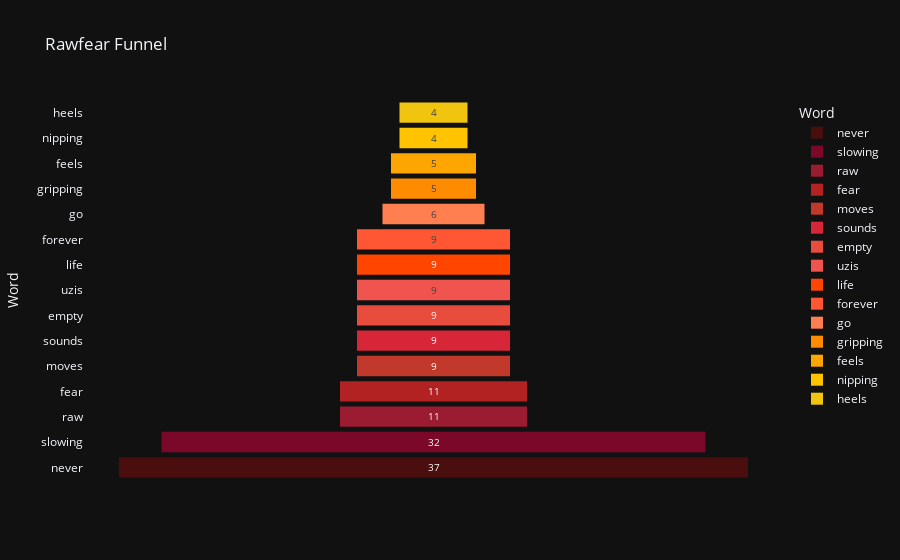

Notebook code cell kept with this figure:
### Markdown cell above
### Rawfear Funnel Chart

### Code cell
df_counts = pd.DataFrame(counts.most_common(15), columns=['Word', 'Count'])

fig = px.funnel(df_counts, x='Count', y='Word',
                title='Rawfear Funnel',
                color = 'Word',
                color_discrete_sequence=warm_colors)
fig.show()

### Figure 1 — Plotly figure (JSON) as saved in the notebook; plotly's stock layout.template omitted (floating-point values rounded to 4 significant figures)
{"data": [{"hovertemplate": "Word=%{y}<br>Count=%{x}<extra></extra>", "legendgroup": "never", "marker": {"color": "#4A0E0E"}, "name": "never", "orientation": "h", "showlegend": true, "x": [37], "xaxis": "x", "y": ["never"], "yaxis": "y", "type": "funnel"}, {"hovertemplate": "Word=%{y}<br>Count=%{x}<extra></extra>", "legendgroup": "slowing", "marker": {"color": "#7B0828"}, "name": "slowing", "orientation": "h", "showlegend": true, "x": [32], "xaxis": "x", "y": ["slowing"], "yaxis": "y", "type": "funnel"}, {"hovertemplate": "Word=%{y}<br>Count=%{x}<extra></extra>", "legendgroup": "raw", "marker": {"color": "#9B1B30"}, "name": "raw", "orientation": "h", "showlegend": true, "x": [11], "xaxis": "x", "y": ["raw"], "yaxis": "y", "type": "funnel"}, {"hovertemplate": "Word=%{y}<br>Count=%{x}<extra></extra>", "legendgroup": "fear", "marker": {"color": "#B22222"}, "name": "fear", "orientation": "h", "showlegend": true, "x": [11], "xaxis": "x", "y": ["fear"], "yaxis": "y", "type": "funnel"}, {"hovertemplate": "Word=%{y}<br>Count=%{x}<extra></extra>", "legendgroup": "moves", "marker": {"color": "#C0392B"}, "name": "moves", "orientation": "h", "showlegend": true, "x": [9], "xaxis": "x", "y": ["moves"], "yaxis": "y", "type": "funnel"}, {"hovertemplate": "Word=%{y}<br>Count=%{x}<extra></extra>", "legendgroup": "sounds", "marker": {"color": "#D72638"}, "name": "sounds", "orientation": "h", "showlegend": true, "x": [9], "xaxis": "x", "y": ["sounds"], "yaxis": "y", "type": "funnel"}, {"hovertemplate": "Word=%{y}<br>Count=%{x}<extra></extra>", "legendgroup": "empty", "marker": {"color": "#E74C3C"}, "name": "empty", "orientation": "h", "showlegend": true, "x": [9], "xaxis": "x", "y": ["empty"], "yaxis": "y", "type": "funnel"}, {"hovertemplate": "Word=%{y}<br>Count=%{x}<extra></extra>", "legendgroup": "uzis", "marker": {"color": "#F0544F"}, "name": "uzis", "orientation": "h", "showlegend": true, "x": [9], "xaxis": "x", "y": ["uzis"], "yaxis": "y", "type": "funnel"}, {"hovertemplate": "Word=%{y}<br>Count=%{x}<extra></extra>", "legendgroup": "life", "marker": {"color": "#FF4500"}, "name": "life", "orientation": "h", "showlegend": true, "x": [9], "xaxis": "x", "y": ["life"], "yaxis": "y", "type": "funnel"}, {"hovertemplate": "Word=%{y}<br>Count=%{x}<extra></extra>", "legendgroup": "forever", "marker": {"color": "#FF5733"}, "name": "forever", "orientation": "h", "showlegend": true, "x": [9], "xaxis": "x", "y": ["forever"], "yaxis": "y", "type": "funnel"}, {"hovertemplate": "Word=%{y}<br>Count=%{x}<extra></extra>", "legendgroup": "go", "marker": {"color": "#FF7F50"}, "name": "go", "orientation": "h", "showlegend": true, "x": [6], "xaxis": "x", "y": ["go"], "yaxis": "y", "type": "funnel"}, {"hovertemplate": "Word=%{y}<br>Count=%{x}<extra></extra>", "legendgroup": "gripping", "marker": {"color": "#FF8C00"}, "name": "gripping", "orientation": "h", "showlegend": true, "x": [5], "xaxis": "x", "y": ["gripping"], "yaxis": "y", "type": "funnel"}, {"hovertemplate": "Word=%{y}<br>Count=%{x}<extra></extra>", "legendgroup": "feels", "marker": {"color": "#FFA500"}, "name": "feels", "orientation": "h", "showlegend": true, "x": [5], "xaxis": "x", "y": ["feels"], "yaxis": "y", "type": "funnel"}, {"hovertemplate": "Word=%{y}<br>Count=%{x}<extra></extra>", "legendgroup": "nipping", "marker": {"color": "#FFC300"}, "name": "nipping", "orientation": "h", "showlegend": true, "x": [4], "xaxis": "x", "y": ["nipping"], "yaxis": "y", "type": "funnel"}, {"hovertemplate": "Word=%{y}<br>Count=%{x}<extra></extra>", "legendgroup": "heels", "marker": {"color": "#F1C40F"}, "name": "heels", "orientation": "h", "showlegend": true, "x": [4], "xaxis": "x", "y": ["heels"], "yaxis": "y", "type": "funnel"}], "layout": {"xaxis": {"anchor": "y", "domain": [0.0, 1.0], "title": {"text": "Count"}}, "yaxis": {"anchor": "x", "domain": [0.0, 1.0], "title": {"text": "Word"}, "categoryorder": "array", "categoryarray": ["heels", "nipping", "feels", "gripping", "go", "forever", "life", "uzis", "empty", "sounds", "moves", "fear", "raw", "slowing", "never"]}, "legend": {"title": {"text": "Word"}, "tracegroupgap": 0}, "title": {"text": "Rawfear Funnel"}}}
